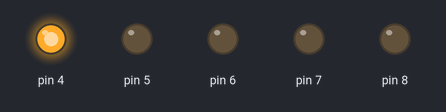
The sketch below on a simulated Arduino Uno, built with avr-gcc and run on an emulated ATmega328P. Parts: output pins drawn as LEDs (lit = HIGH).

Above: at 0.05 s.
At 0.25 s:
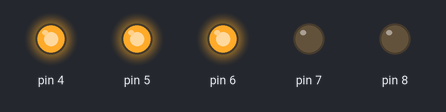
At 0.5 s:
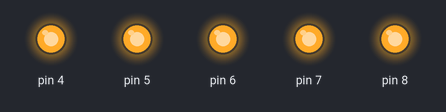
At 1.35 s:
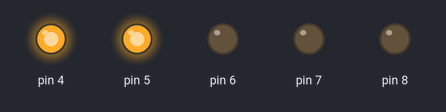
At 1.85 s:
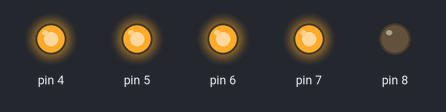
At 2.3 s:
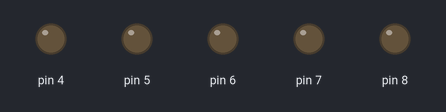
Timing chart, 0 to 3.0 s (numbered marks = the images above):
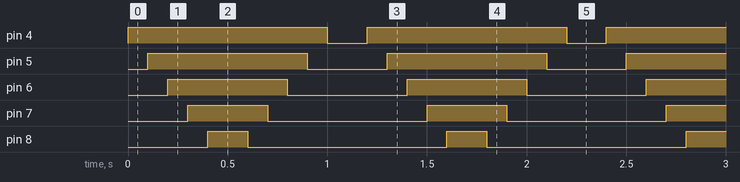

Measured:
- by itself, pin 4: alternates HIGH for 1.0 s and LOW for 0.20 s
- by itself, pin 5: alternates HIGH for 0.80 s and LOW for 0.40 s
- by itself, pin 6: alternates HIGH for 0.60 s and LOW for 0.60 s
- by itself, pin 7: alternates HIGH for 0.40 s and LOW for 0.80 s
- by itself, pin 8: alternates HIGH for 0.20 s and LOW for 1.0 s

The sketch:

1.03.2_Ping_Pong.ino
```cpp
// Unit 1 Digital Sandbox
// Tutorial 1.03 Multi-Blink

// Add to or modify your code so that the lights turn on one by one from right to left (until they’re all on) and then turn off from left back to right (until they’re all off).

void setup()
{
  pinMode(4, OUTPUT);
  pinMode(5, OUTPUT);
  pinMode(6, OUTPUT);
  pinMode(7, OUTPUT);
  pinMode(8, OUTPUT);

}

void loop()
{
  digitalWrite(4, HIGH);
  delay (100);
  digitalWrite(5, HIGH);
  delay (100);
  digitalWrite(6, HIGH);
  delay (100);
  digitalWrite(7, HIGH);
  delay (100);
  digitalWrite(8, HIGH);

  delay(200);

  digitalWrite(8, LOW);
  delay (100);
  digitalWrite(7, LOW);
  delay (100);
  digitalWrite(6, LOW);
  delay (100);
  digitalWrite(5, LOW);
  delay (100);
  digitalWrite(4, LOW);

  delay(200);
}
```
